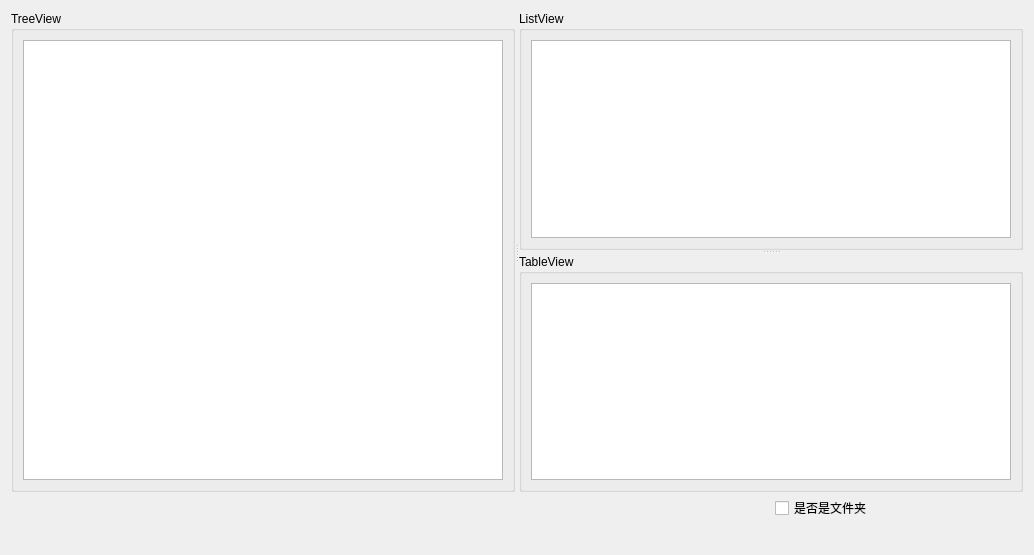
<?xml version="1.0" encoding="UTF-8"?>
<ui version="4.0">
 <class>FileWidget</class>
 <widget class="QWidget" name="FileWidget">
  <property name="geometry">
   <rect>
    <x>0</x>
    <y>0</y>
    <width>1034</width>
    <height>555</height>
   </rect>
  </property>
  <property name="windowTitle">
   <string>FileWidget</string>
  </property>
  <layout class="QGridLayout" name="gridLayout_4">
   <item row="0" column="0">
    <widget class="QSplitter" name="splitter_2">
     <property name="orientation">
      <enum>Qt::Horizontal</enum>
     </property>
     <widget class="QGroupBox" name="groupBox">
      <property name="title">
       <string>TreeView</string>
      </property>
      <layout class="QGridLayout" name="gridLayout_3">
       <item row="0" column="0">
        <widget class="QTreeView" name="treeView"/>
       </item>
      </layout>
     </widget>
     <widget class="QSplitter" name="splitter">
      <property name="orientation">
       <enum>Qt::Vertical</enum>
      </property>
      <widget class="QGroupBox" name="groupBox_3">
       <property name="title">
        <string>ListView</string>
       </property>
       <layout class="QGridLayout" name="gridLayout">
        <item row="0" column="0">
         <widget class="QListView" name="listView"/>
        </item>
       </layout>
      </widget>
      <widget class="QGroupBox" name="groupBox_4">
       <property name="title">
        <string>TableView</string>
       </property>
       <layout class="QGridLayout" name="gridLayout_2">
        <item row="0" column="0">
         <widget class="QTableView" name="tableView"/>
        </item>
       </layout>
      </widget>
     </widget>
    </widget>
   </item>
   <item row="1" column="0">
    <layout class="QHBoxLayout" name="horizontalLayout">
     <property name="sizeConstraint">
      <enum>QLayout::SetDefaultConstraint</enum>
     </property>
     <property name="leftMargin">
      <number>0</number>
     </property>
     <item>
      <widget class="QLabel" name="labName">
       <property name="maximumSize">
        <size>
         <width>16777215</width>
         <height>20</height>
        </size>
       </property>
       <property name="text">
        <string/>
       </property>
      </widget>
     </item>
     <item>
      <widget class="QLabel" name="labSize">
       <property name="maximumSize">
        <size>
         <width>16777215</width>
         <height>20</height>
        </size>
       </property>
       <property name="text">
        <string/>
       </property>
      </widget>
     </item>
     <item>
      <widget class="QLabel" name="labType">
       <property name="maximumSize">
        <size>
         <width>16777215</width>
         <height>20</height>
        </size>
       </property>
       <property name="text">
        <string/>
       </property>
      </widget>
     </item>
     <item>
      <widget class="QCheckBox" name="cbxDir">
       <property name="maximumSize">
        <size>
         <width>16777215</width>
         <height>20</height>
        </size>
       </property>
       <property name="text">
        <string>是否是文件夹</string>
       </property>
      </widget>
     </item>
    </layout>
   </item>
   <item row="2" column="0">
    <widget class="QLabel" name="labPath">
     <property name="maximumSize">
      <size>
       <width>16777215</width>
       <height>20</height>
      </size>
     </property>
     <property name="text">
      <string/>
     </property>
    </widget>
   </item>
  </layout>
 </widget>
 <resources/>
 <connections/>
</ui>
